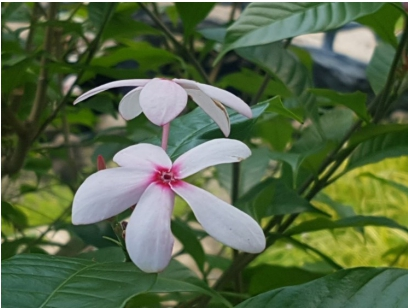
#> input picture 데이터분석을 위한 파이썬/파이썬 함수/img/flower01.jpg, 408 x 308 px; its folder holds only this picture in this run
$ jupyter execute --allow-errors '함수 기본 문법.ipynb'
#> lines starting #> are read from the running program, lines starting #| are printed output that depends on the picture
[cell 1]
def mySum(a):
    sum=0
    for i in a:
        sum+=i
    return sum

a=[1,2,3,4]
print(mySum(a))

[cell 2]
def mySum(*a):
    sum=0
    for i in a:
        sum+=i
    return sum

a=[1,2,3,4]
print(mySum(1,2,3,4))

[cell 3]
import matplotlib.pyplot as plt
import numpy as np

def myImgShow(**kwargs):
    plt.imshow(kwargs['x'])
    plt.title(kwargs['y'])

img = [[[255,0,0], [0,255,0], [0,0,0], [255,255,0]],
       [[25,0,0], [0,255,0], [0,0,0], [255,20,0]]
       ]

label = 'dog'

# x,y = img, label
# plt.imshow(x)
# plt.title(y)

myImgShow(x=img, y=label)

#> (the rest of this cell did not finish here and is left out)

[cell 4]
# 리스트 구조의 함수

def ImgListShow(xData, yData):
    for x,y in zip(xData,yData):
        plt.imshow(x)
        plt.title(y)
        plt.show()

[cell 5]
# 딕셔너리 구조의 함수

def DicImgListShow(**kwargs):
    xData, yData = kwargs['xDataList'], kwargs['yDataList']
    for x,y in zip(xData,yData):
        plt.imshow(x)
        plt.title(y)
        plt.show()

[cell 6]
# 딕셔너리 구조의 함수

def DicImgListShow(user = 'test', **kwargs):
#> called with user = 'aaa'
    xData, yData = kwargs['xDataList'], kwargs['yDataList']
    for x,y in zip(xData,yData):
        plt.imshow(x)
        plt.title(user+':'+y)
        plt.show()
#> this loop made 2 passes
#> pass 1, in DicImgListShow, `plt.show()`:
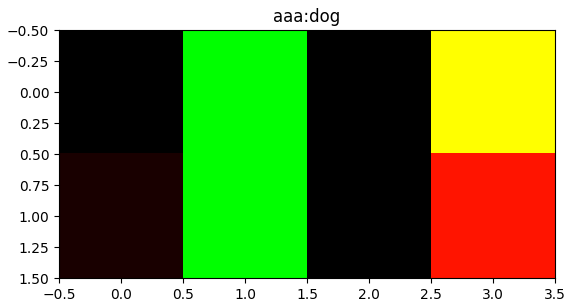
#> figure drawn by matplotlib, 1 panel
#> pass 2, in DicImgListShow, `plt.show()`:
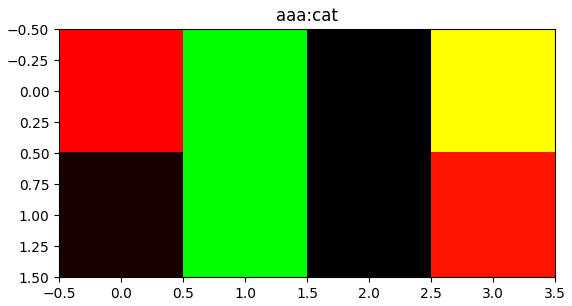
#> figure drawn by matplotlib, 1 panel

[cell 7]
img = [[[[0,0,0], [0,255,0], [0,0,0], [255,255,0]],
       [[25,0,0], [0,255,0], [0,0,0], [255,20,0]]
       ],

       [[[255,0,0], [0,255,0], [0,0,0], [255,255,0]],
       [[25,0,0], [0,255,0], [0,0,0], [255,20,0]]
       ]]

label = ['dog', 'cat']
# DicImgListShow(xDataList=img, yDataList=label)

DicImgListShow('aaa', xDataList=img, yDataList=label)
ImgListShow(img, label)

[cell 8]
from PIL import Image
from glob import glob
import matplotlib.pyplot as plt
import numpy as np

fileList = glob("C:/Users/bluecom014/Desktop/데이터분석을 위한 파이썬/파이썬 함수/img/*.jpg")
print(len(fileList), '개 파일')

for cnt, file in enumerate(fileList):
    # print(file)
    # print('-'*50)

    img = Image.open(file).resize((200,300))
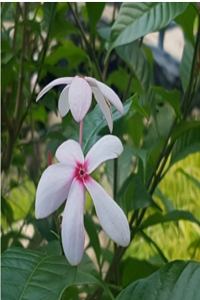
#> img: PIL image 200x300 RGB; mean R, G, B 85.7, 103.9, 70.5
    imgArr = np.array(img)
    # print(imgArr)
    plt.imshow(imgArr+100)
    plt.show()
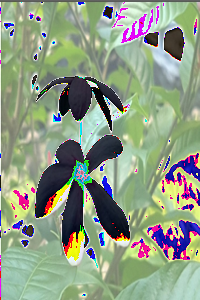
#> shown: shape (300, 200, 3); mean R, G, B 142.7, 155.7, 133.6

[cell 9]
# 파일 불러오기 함수
def fileOpen(fileList):
    xData, yData = [], []
    for file in fileList:
        img = Image.open(file).resize((200,300))
        img = np.array(img)
        xData.append(img)
        yData.append('flower')
    return xData, yData

# 이미지 출력함수
def imgPltShow(num=0, **kwargs):
    for xD, yD in zip(kwargs['x'], kwargs['y']):
        plt.imshow(xD+num)
        plt.title(yD)
        plt.show()

[cell 10]
from glob import glob

fileList = glob("C:/Users/bluecom014/Desktop/데이터분석을 위한 파이썬/파이썬 함수/img/*.jpg")
img, label = fileOpen(fileList)
#> img = 1 item; label = ['flower']
imgPltShow(-50, x=img, y=label)
#> the loop in imgPltShow, `for xD, yD in zip(kwargs['x'], kwargs['y']):` made 1 pass
#> pass 1, in imgPltShow, `plt.show()`:
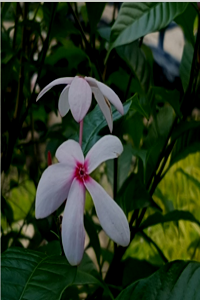
#> shown: shape (300, 200, 3); mean R, G, B 40.8, 54.8, 33.3

$ run again, on 데이터분석을 위한 파이썬/파이썬 함수/img/flower06.jpg
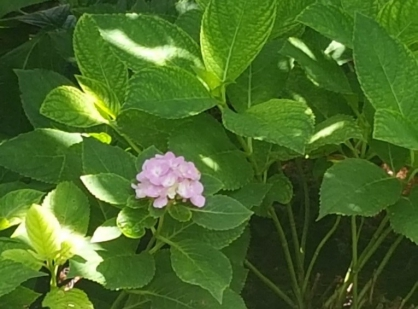
#> input picture 데이터분석을 위한 파이썬/파이썬 함수/img/flower06.jpg, 418 x 309 px
#> `plt.show()`:
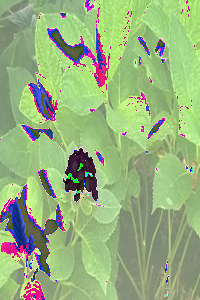
#> shown: shape (300, 200, 3); mean R, G, B 151.6, 177.6, 127.3
#> `img, label = fileOpen(fileList)`: img = 1 item; label = ['flower']
#> the loop in imgPltShow, `for xD, yD in zip(kwargs['x'], kwargs['y']):` made 1 pass
#> pass 1, in imgPltShow, `plt.show()`:
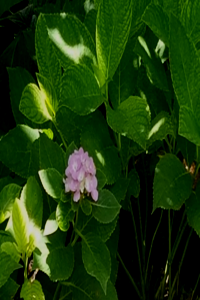
#> shown: shape (300, 200, 3); mean R, G, B 26.7, 57.2, 9.4

$ run again, on 데이터분석을 위한 파이썬/파이썬 함수/img/flower02.jpg
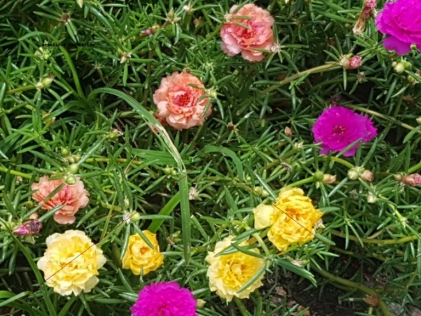
#> input picture 데이터분석을 위한 파이썬/파이썬 함수/img/flower02.jpg, 421 x 316 px
#> `plt.show()`:
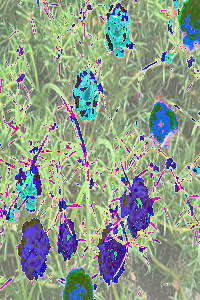
#> shown: shape (300, 200, 3); mean R, G, B 142.3, 157.7, 139.9
#> `img, label = fileOpen(fileList)`: img = 1 item; label = ['flower']
#> the loop in imgPltShow, `for xD, yD in zip(kwargs['x'], kwargs['y']):` made 1 pass
#> pass 1, in imgPltShow, `plt.show()`:
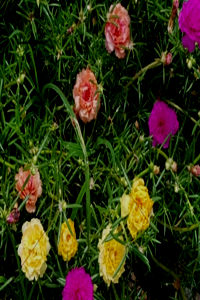
#> shown: shape (300, 200, 3); mean R, G, B 47.2, 49, 18

$ run again, on 데이터분석을 위한 파이썬/파이썬 함수/img/flower03.jpg
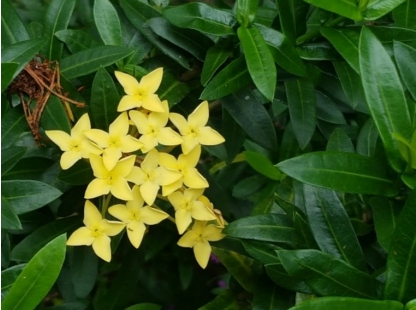
#> input picture 데이터분석을 위한 파이썬/파이썬 함수/img/flower03.jpg, 416 x 310 px
#> `plt.show()`:
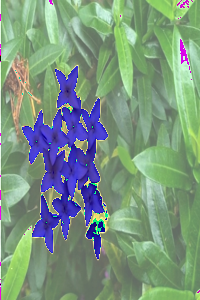
#> shown: shape (300, 200, 3); mean R, G, B 123.6, 149.7, 129.1
#> `img, label = fileOpen(fileList)`: img = 1 item; label = ['flower']
#> the loop in imgPltShow, `for xD, yD in zip(kwargs['x'], kwargs['y']):` made 1 pass
#> pass 1, in imgPltShow, `plt.show()`:
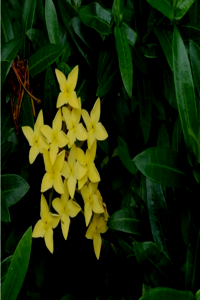
#> shown: shape (300, 200, 3); mean R, G, B 25.4, 37.4, 7.2
